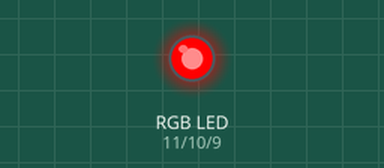
Simulated run of this sketch. Board: Arduino Uno, built with avr-gcc and run on an emulated ATmega328P. On the bench: an RGB LED mixed from three pins (HIGH = lit). Dim RGB values are drawn brighter than linear.

Above: at 0.05 s.
At 3.0 s:
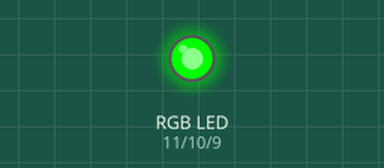
At 5.95 s:
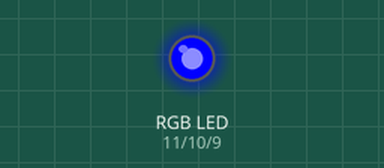
At 7.45 s:
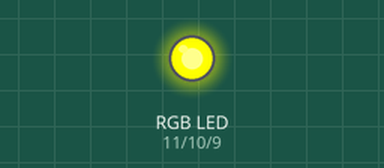
At 8.95 s:
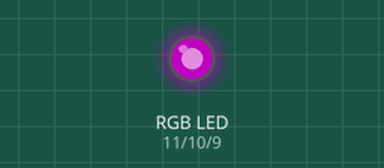
At 11.95 s:
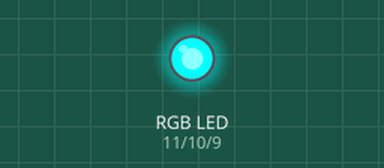
Timing chart, 0 to 15.6 s (numbered marks = the images above):
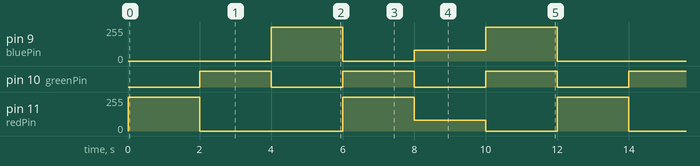

Measured:
- by itself, pin 9 (bluePin): repeats every 12.0 s: 0/255 2.0 s, 80/255 2.0 s, 255/255 2.0 s, 0/255 4.0 s, 255/255 2.0 s
- by itself, pin 10 (greenPin): alternates HIGH for 2.0 s and LOW for 2.0 s
- by itself, pin 11 (redPin): repeats every 12.0 s: 0/255 4.0 s, 255/255 2.0 s, 80/255 2.0 s, 0/255 2.0 s, 255/255 2.0 s

The sketch:

RGB2.ino
```cpp
 /*
  *File        : RGB LED more colour
  *Information : RGB LED CONTINS 3 leds with resistor RED / blue / Green
  *Autor       : Ahmed Mostafa El Gendy
  *Date        : 25 / 4 / 2023
  *
  */
 int redPin = 11;
 int greenPin = 10;
 int bluePin = 9;
void setup()
{
  pinMode(redPin,OUTPUT);
  pinMode(greenPin,OUTPUT);
  pinMode(bluePin,OUTPUT);
}

void loop()
{
  setColor(255, 0, 0);
  delay(2000);
  setColor(0, 255, 0);
  delay(2000);
  setColor(0, 0, 255);
  delay(2000);
  setColor(255, 255, 0);
  delay(2000);
  setColor(80, 0, 80);
  delay(2000);
  setColor(0, 255, 255);
  delay(2000);
}
void setColor(int red, int green, int blue)
{
  analogWrite(redPin, red);
  analogWrite(greenPin, green);
  analogWrite(bluePin, blue);
}
```
